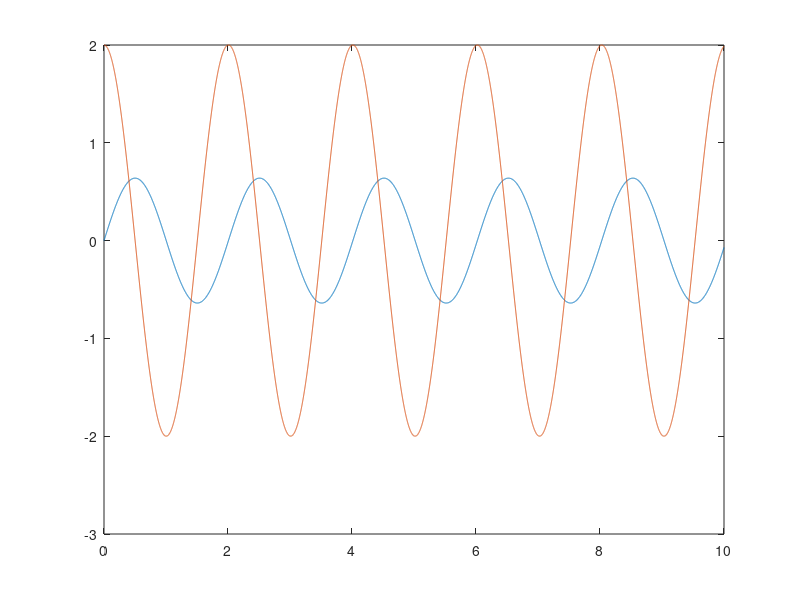

Reproduce this figure in MATLAB.
function ejercicio_pendulo_euler_mejorado

  g = 9.8; # Aceleracion de la gravedad
  L = 1;   # Longitud del pendulo

  ti = 0.0;  # Tiempo inicial
  tf = 10.0; # Tiempo final
  dt = 0.001;
  t = ti : dt : tf;

  fi = 0;
  dfi = 2;

  A = [0, 1; -g / L, 0];

  y = [fi; dfi];

  for i = 2 : length(t)


    # Calculates slope L1
    yk = y(:, i - 1);
    current_slope = A * yk;

    # Calculates slope L2
    yk_next = dt * current_slope + yk;
    next_slope = A * yk_next;

    # Takes the calculates the slope average and uses euler
    slope_average = 0.5 * (current_slope + next_slope);

    y(:, i) = yk + dt * slope_average;
  endfor

  plot(t, y);


endfunction
